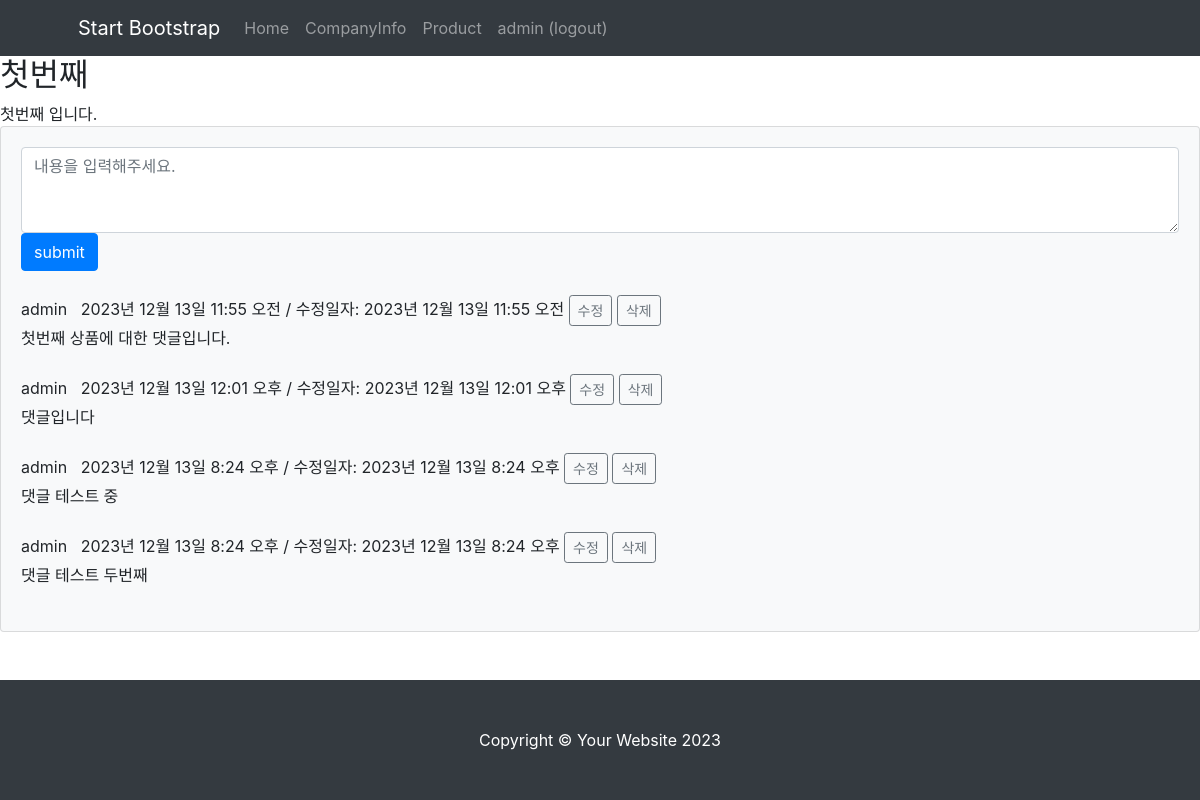
Before: /mysite/8/ (signed in) with the older database file.
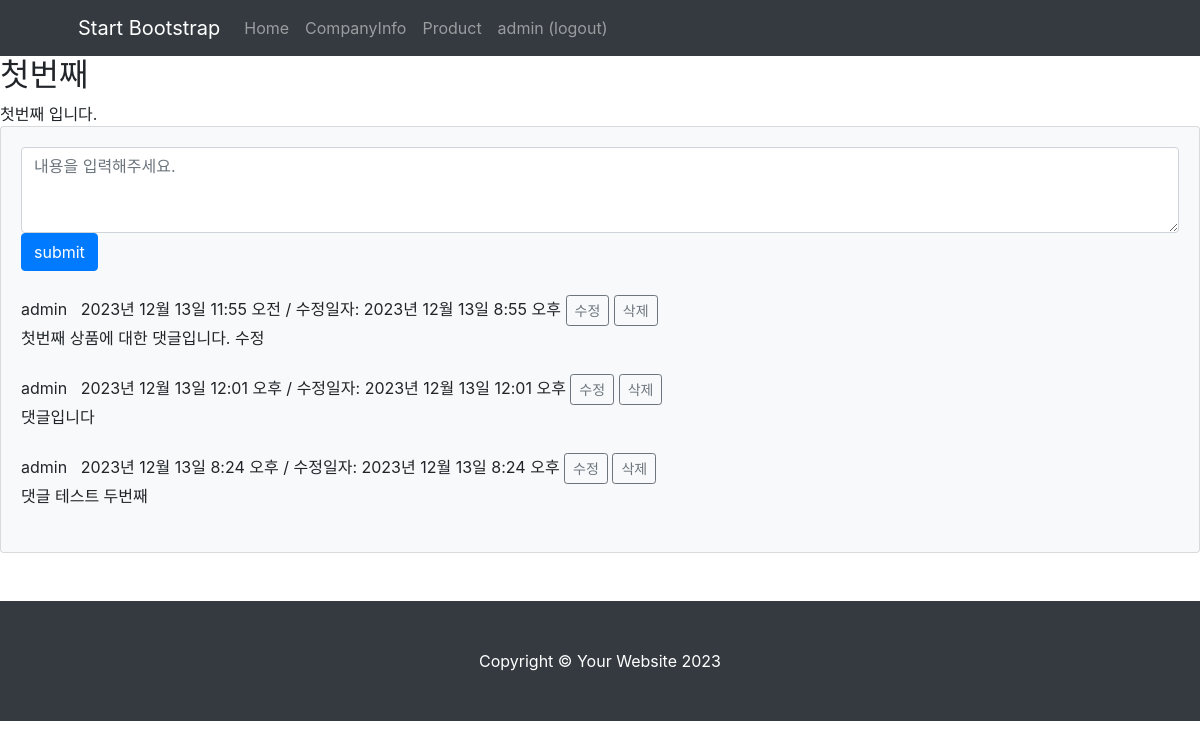
After: the same page with the newer database file.
### mysite/models.py (models this page shows)
class Comment(models.Model):
    author = models.ForeignKey(User, on_delete=models.CASCADE)
    content_list = models.ForeignKey(MainContent, on_delete=models.CASCADE)
    content = models.TextField()
    create_date = models.DateTimeField(auto_now_add=True)
    modify_date = models.DateTimeField(auto_now=True)

### mysite/views.py (the view)
# urls.py: path('<int:content_id>/', views.detail, name='detail'),
def detail(request, content_id):
    content_list = get_object_or_404(MainContent, pk=content_id)
    context = {'content_list': content_list}
    return render(request, 'mysite/content_detail.html', context)

### templates/mysite/content_detail.html (shortened to what this page needs)
{% extends 'pages/base.html' %}
{% block content %}
<h2>{{ content_list.title }}</h2>
<div>
    {{ content_list.content }}
</div>
<section class="mb-5">
    <div class="card bg-light">
        <div class="card-body">
            <form method="post" class="mb-4" action="{% url 'comment_create' content_list.id %}">
                <textarea id="content" name="content" class="form-control" rows="3" placeholder="내용을 입력해주세요."></textarea>
                <button type="submit" class="btn btn-primary">submit</button>
            </form>
            {% for comment in content_list.comment_set.all %}
            <div class="d-flex">
                <div class="ms-3">
                    <div class="fw-bold">{{ comment.author.username }} &nbsp {{ comment.create_date }}
                        {% if comment.create_date != comment.modify_date %}
                        / 수정일자: {{ comment.modify_date }}
                        {% endif %}
                        {% if request.user == comment.author %}
                        <a href="{% url 'comment_update' comment.id %}" class="btn btn-sm btn-outline-secondary">수정</a>
                        <a href="{% url 'comment_delete' comment.id %}" class="btn btn-sm btn-outline-secondary">삭제</a>
                        {% endif %}
                    </div>
                    {{ comment.content }}
                </div>
            </div>
            <br/>
            {% endfor %}
        </div>
    </div>
</section>
{% endblock %}

Changed rows visible on the page:
removed Comment: author.username "admin", create_date "2023년 12월 13일 8:24 오후", modify_date "2023년 12월 13일 8:24 오후", shows "수정", content "댓글 테스트 중"
changed Comment "2023년 12월 13일 11:55 오전": modify_date "2023년 12월 13일 11:55 오전" → "2023년 12월 13일 8:55 오후"; content "첫번째 상품에 대한 댓글입니다." → "첫번째 상품에 대한 댓글입니다. 수정"
